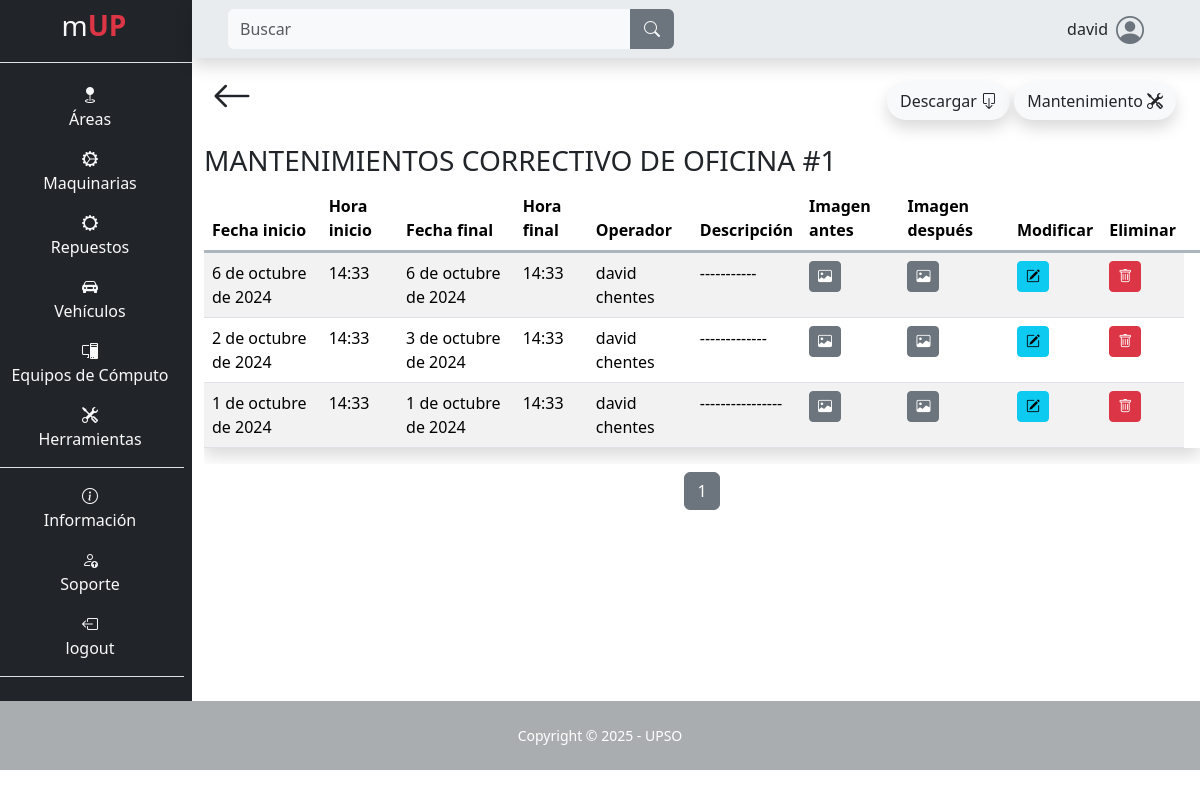
/area/mantenimientos_area/7/1 (signed in), run on the app's committed database.
### app/mUP_area/models.py (models this page shows, shortened)
class TipoMantenimientoArea(models.Model):
    tipo = models.CharField(max_length=100, blank=False, null=False)
    class Meta:
        indexes = [
            models.Index(fields=['tipo']),
        ]
    def __str__(self):
        return self.tipo

class Area(models.Model):
    nombre = models.CharField(max_length=100, null=False, blank=False)
    tamaño = models.CharField(max_length=100, blank=False, null=False)
    encargado = models.CharField(max_length=100, blank=False, null=False)
    teléfono_encargado = models.CharField(max_length=100, blank=False, null=False)
    descripción = models.TextField(max_length=500, null=False, blank=False)
    ubicación = models.CharField(max_length=100, null=False, blank=False)
    capacidad = models.CharField(max_length=100, null=False, blank=False)
    tipo_de_área = models.CharField(max_length=100, null=False, blank=False)
    estado_de_ocupación = models.CharField(max_length=100, null=False, blank=False)
    fecha_ultimo_mantenimiento = models.DateField(default=date.today, blank=False, null=False)
    intervalo_mantenimiento = models.IntegerField(blank=False, null=False)
    imagen = models.ImageField(upload_to="area/imagen", null=False, blank=False)
    class Meta:
        indexes = [
            models.Index(fields=['nombre']),
        ]
    def __str__(self):
        return self.nombre

class MantenimientoArea(models.Model):
    area = models.ForeignKey(Area, on_delete=models.CASCADE)
    tipo = models.ForeignKey(TipoMantenimientoArea, on_delete=models.CASCADE)
    fecha_inicio = models.DateField(default=date.today)
    hora_inicio = models.TimeField(default=datetime.now().time())
    fecha_fin = models.DateField(default=date.today)
    hora_fin = models.TimeField(default=datetime.now().time())
    operador = models.CharField(max_length=100, blank=False, null=False, default="")
    descripción = models.TextField(max_length=500, null=False, blank=False, default="")
    imagen_antes = models.ImageField(upload_to="area/mantenimiento/antes", null=False, blank=False, default=None)
    imagen_después = models.ImageField(upload_to="area/mantenimiento/después", null=False, blank=False, default=None)
    class Meta:
        indexes = [
            models.Index(fields=['area']),
        ]

### app/mUP_area/views.py (the view)
# urls.py: path('mantenimientos_area/<int:id>/<int:mant>', views.mantenimientos_area, name="mantenimientos_area"),
@login_required
def mantenimientos_area(request, id, mant):
    area = get_object_or_404(Area, id=id)
    tipo_mantenimiento = get_object_or_404(TipoMantenimientoArea, id=mant)
    mantenimientos_list = area.mantenimientoarea_set.filter(tipo=tipo_mantenimiento).order_by('-fecha_fin', '-hora_fin')
    page = request.GET.get('page', 1)
    paginator = Paginator(mantenimientos_list, 10)  # 10 mantenimientos por página
    try:
        mantenimientos = paginator.page(page)
    except PageNotAnInteger:
        mantenimientos = paginator.page(1)
    except EmptyPage:
        mantenimientos = paginator.page(paginator.num_pages)
    context = {
        'area': area,
        'tipo_mantenimiento': tipo_mantenimiento,
        'mantenimientos': mantenimientos,
        'total_mantenimientos': mantenimientos_list.count(),
    }
    return render(request, 'mUP_area/manteniminetos.html', context)

### templates/mUP_area/manteniminetos.html (shortened to what this page needs)
{% extends "layout/base.html" %}
{% block 'content' %}
<div class="container mb-5">
    <div class="d-flex p-2 justify-content-between">
        <a class="text-decoration-none text-dark flecha-atras" href="{% url "detalles_area" id=area.id %}">
            <i class="bi bi-arrow-left fs-1"></i>
        </a>
        <span class="p-3">
            <button type="button" class="btn custom descargar shadow rounded-pill" data-bs-toggle="modal" data-bs-target="#modal-descargar">
                Descargar <i class="bi bi-box-arrow-down "></i>
            </button>
            <a class="btn custom mantenimineto shadow rounded-pill" href="{% url "nuevo_mantenimiento_area" id=area.id mant=tipo_mantenimiento.id %}">Mantenimiento <i class="bi bi-tools"></i></a>
        </span>
    </div>
    <h3 class="text-uppercase">Mantenimientos {{ tipo_mantenimiento }} de {{ area }}</h3>
    <div class="table-responsive">
    <table class="table table-striped shadow">
        <thead>
            <tr class="border border-end-0 border-start-0 border-top-0 border-3 border-dark-subtle">
                <th>Fecha inicio</th>
                <th>Hora inicio</th>
                <th>Fecha final</th>
                <th>Hora final</th>
                <th>Operador</th>
                <th>Descripción</th>
                <th>Imagen antes</th>
                <th>Imagen después</th>
                <th>Modificar</th>
                <th>Eliminar<th>
            </tr>
        </thead>
        <tbody>
            {% for mantenimiento in mantenimientos %}
                <tr>
                    <td>{{ mantenimiento.fecha_inicio }}</td>
                    <td>{{ mantenimiento.hora_inicio }}</td>
                    <td>{{ mantenimiento.fecha_fin }}</td>
                    <td>{{ mantenimiento.hora_fin }}</td>
                    <td>{{ mantenimiento.operador }}</td>
                    <td>{{ mantenimiento.descripción }}</td>
                    <td>
                        <button type="button" class="btn btn-secondary btn-sm" data-bs-toggle="modal" data-bs-target="#exampleModal{{ mantenimiento.id }}1">
                            <i class="bi bi-image"></i>
                        </button>
                    </td>
                    <td>
                        <button type="button" class="btn btn-secondary btn-sm" data-bs-toggle="modal" data-bs-target="#exampleModal{{ mantenimiento.id }}">
                            <i class="bi bi-image"></i>
                        </button>
                    </td>
                    <td>
                        <a class="btn btn-info btn-sm" href="{% url "mod_mantenimiento_area" id=mantenimiento.id mant=tipo_mantenimiento.id %}"><i class="bi bi-pencil-square"></i></a>
                    </td>
                    <td>
                        <button type="button" class="btn btn-danger btn-sm" data-bs-toggle="modal" data-bs-target="#modal-eliminar{{ mantenimiento.id }}">
                            <i class="bi bi-trash"></i>
                        </button>
                    </td>
                </tr>
            {% endfor %}
        </tbody>
    </table>
    </div>
    <div class="pagination mt-2 justify-content-center">
        <nav aria-label="Page navigation">
            <ul class="pagination justify-content-center">
                {% for num in mantenimientos.paginator.page_range %}
                <li class="page-item {% if mantenimientos.number == num %}active{% endif %}">
                    <a class="page-link" href="?page={{ num }}">{{ num }}</a>
                </li>
                {% endfor %}
            </ul>
        </nav>
    </div>
</div>
{% endblock %}

### templates/layout/base.html (shortened to what this page needs)
{% load static %}
<!DOCTYPE html>
<html lang="es">
<head>
    <link rel="stylesheet" href="https://cdn.jsdelivr.net/npm/bootstrap-icons@1.10.3/font/bootstrap-icons.css">
    <link rel="stylesheet" href="{% static "css/bootstrap.css" %}">
    <link rel="stylesheet" href="{% static "css/style.css" %}">
</head>
<body class="" id="page-top">
    <main>
        <div class="row">
            {% if user.is_authenticated %}
            <div class="col-12 col-md-2 m-0 p-0 text-light text-center barra d-none d-md-block">
                <ul class="mt-1">
                    <li class="nav-item text-center fs-3 lista-menu me-4" style="transition: background-color 0.5s ease">
                        <a class="nav-link lista-menu text-decoration-none" href="{% url "index" %}">
                            <span>m</span><span class="text-danger"><b>UP</b></span>
                        </a>
                    </li>
                </ul>
                <ul class="flex-column align-items-stretch p-2 border-top">
                    <li class="nav-item mt-1 pt-2 lista-menu text-center" style="transition: background-color 0.5s ease">
                        <a class="text-light text-decoration-none lista-menu" href="{% url "area" %}"><i class="bi bi-geo-fill"></i><p>Áreas</p></a>
                    </li>
                    <li class="nav-item lista-menu" style="transition: background-color 0.5s ease">
                        <a class="text-light text-decoration-none lista-menu" href="{% url "maquina" %}"><i class="bi bi-gear-wide-connected"></i><p>Maquinarias</p></a>
                    </li>
                    <li class="nav-item lista-menu" style="transition: background-color 0.5s ease">
                        <a class="text-light text-decoration-none lista-menu" href="{% url "repuesto_maquina" %}"><i class="bi bi-gear-wide"></i><p>Repuestos</p></a>
                    </li>
                    <li class="nav-item lista-menu" style="transition: background-color 0.5s ease">
                        <a class="text-light text-decoration-none lista-menu" href="{% url "vehiculo" %}"><i class="bi bi-car-front-fill"></i><p>Vehículos</p></a>
                    </li>
                    <li class="nav-item lista-menu" style="transition: background-color 0.5s ease">
                        <a class="text-light text-decoration-none lista-menu" href="{% url "pc" %}"><i class="bi bi-pc-display"></i><p>Equipos de Cómputo</p></a>
                    </li>
                    <li class="nav-item border-bottom lista-menu" style="transition: background-color 0.5s ease">
                        <a class="text-light text-decoration-none lista-menu" href="{% url "herramienta" %}"><i class="bi bi-tools"></i><p>Herramientas</p></a>
                    </li>
                    <li class="nav-item pt-3 lista-menu" style="transition: background-color 0.5s ease">
                        <a class="text-light text-decoration-none lista-menu" href="{% url "info" %}"><i class="bi bi-info-circle"></i><p>Información</p></a>
                    </li>
                    <li class="nav-item lista-menu" style="transition: background-color 0.5s ease">
                        <a class="text-light text-decoration-none lista-menu" href="{% url "soporte" %}">  <i class="bi bi-person-up"></i><p>Soporte</p></a>
                    </li>
                    {% if user.is_authenticated %}
                        <li class="nav-item lista-menu border-bottom" style="transition: background-color 0.5s ease">
                            <a class="text-light text-decoration-none lista-menu" href="{% url "logout" %}"><i class="bi bi-box-arrow-left"></i><p>logout</p></a>
                        </li>
                    {% else %}
                        <li class="nav-item lista-menu border-bottom" style="transition: background-color 0.5s ease">
                            <a class="text-light text-decoration-none lista-menu" href="{% url "login" %}"><i class="bi bi-box-arrow-right"></i><p>Login</p></a>
                        </li>
                    {% endif %}
                </ul>
            </div>
            {% endif %}
            <div class="col-12 col-md-10 m-0 p-0">
                {% if user.is_authenticated %}
                <nav class="row navbar bg-body-secondary p-2 m-0 shadow sticky-top navbar-expand-lg">
                        <div class="col-12 col-md-6 order-lg-first order-last">
                            <form class="d-flex form-inline mr-auto ml-md-3 my-2 my-md-0 ms-3 me-3 mw-100 navbar-search" role="search" action="" method='GET'>
                                <div class="input-group">
                                    <input class="form-control bg-light border-0 small" id="search-input" name="search" type="search" placeholder="Buscar" aria-label="Search">
                                    <div class="input-group-append">
                                        <button class="btn btn-secondary text-light rounded-0 rounded-end border-2" type="submit">
                                            <i class="bi bi-search"></i>
                                        </button>
                                    </div>
                                </div>
                            </form>
                        </div>
                        <div class="col-12 col-md-6">
                            <div class="me-5 d-flex justify-content-center justify-content-md-end align-items-center">
                                <p class="ms-5 mt-auto mb-auto">{{ user }}</p>
                                <i class="bi bi-person-circle fs-3 ms-2 icono-persona"></i>
                            </div>
                        </div>
                </nav>
                {% endif %}
                {% block 'content' %}{% endblock %}
            </div>
    </main>
    {% if user.is_authenticated %}
    <footer class="footer">
        <div class="small text-center p-4 text-white">Copyright &copy; 2025 - UPSO</div>
    </footer>
    {% endif %}
</body>
</html>

### static/css/style.css (style rules this page uses)
:root { --color-primary: #6c757d; --color-secondary: #212529; --color-tertiary: #f8f9fa; --body: #ffffff; --footer: #aaadaf; }
* { margin: 0; padding: 0; box-sizing: border-box; }
body { background-color: var(--body); }
.barra { background-color: var(--color-secondary); }
ul { list-style-type: none; }
.icono-persona { color: var(--color-primary); }
.custom { background-color: var(--color-tertiary); }
.footer { background-color: var(--footer); }

### data on the page
TipoMantenimientoArea: tipo "CORRECTIVO"
Area: nombre "OFICINA #1"
MantenimientoArea: fecha_inicio "6 de octubre de 2024", hora_inicio "14:33", fecha_fin "6 de octubre de 2024", hora_fin "14:33", operador "david chentes", descripción "-----------"
MantenimientoArea: fecha_inicio "2 de octubre de 2024", hora_inicio "14:33", fecha_fin "3 de octubre de 2024", hora_fin "14:33", operador "david chentes", descripción "-------------"
MantenimientoArea: fecha_inicio "1 de octubre de 2024", hora_inicio "14:33", fecha_fin "1 de octubre de 2024", hora_fin "14:33", operador "david chentes", descripción "----------------"

### other printed values
{{ user }} "david"
{{ num }} "1"
